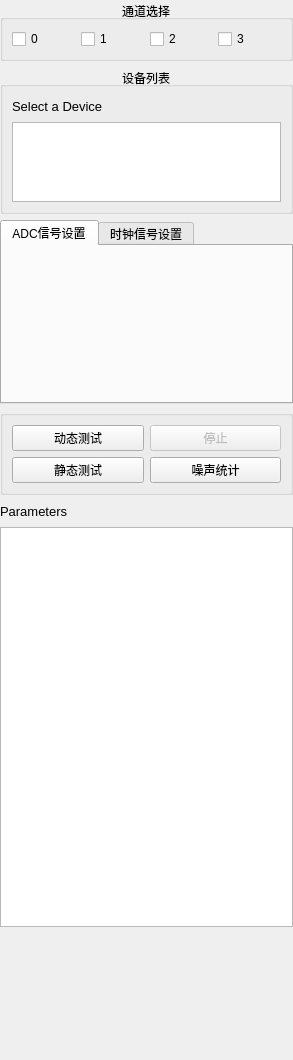
<?xml version="1.0" encoding="UTF-8"?>
<ui version="4.0">
 <class>ControlPanelClass</class>
 <widget class="QWidget" name="ControlPanelClass">
  <property name="geometry">
   <rect>
    <x>0</x>
    <y>0</y>
    <width>293</width>
    <height>1060</height>
   </rect>
  </property>
  <property name="windowTitle">
   <string>Control Panel</string>
  </property>
  <layout class="QVBoxLayout" name="verticalLayout_3">
   <property name="margin">
    <number>0</number>
   </property>
   <item>
    <widget class="QGroupBox" name="groupBoxChSel">
     <property name="title">
      <string>通道选择</string>
     </property>
     <property name="alignment">
      <set>Qt::AlignCenter</set>
     </property>
     <layout class="QHBoxLayout" name="horizontalLayout_3">
      <item>
       <widget class="QCheckBox" name="checkBoxCh0">
        <property name="text">
         <string>0</string>
        </property>
        <attribute name="buttonGroup">
         <string>buttonGroup</string>
        </attribute>
       </widget>
      </item>
      <item>
       <widget class="QCheckBox" name="checkBoxCh1">
        <property name="text">
         <string>1</string>
        </property>
        <attribute name="buttonGroup">
         <string>buttonGroup</string>
        </attribute>
       </widget>
      </item>
      <item>
       <widget class="QCheckBox" name="checkBoxCh2">
        <property name="text">
         <string>2</string>
        </property>
        <attribute name="buttonGroup">
         <string>buttonGroup</string>
        </attribute>
       </widget>
      </item>
      <item>
       <widget class="QCheckBox" name="checkBoxCh3">
        <property name="text">
         <string>3</string>
        </property>
        <attribute name="buttonGroup">
         <string>buttonGroup</string>
        </attribute>
       </widget>
      </item>
     </layout>
    </widget>
   </item>
   <item>
    <widget class="QGroupBox" name="groupBox_DeviceList">
     <property name="title">
      <string>设备列表</string>
     </property>
     <property name="alignment">
      <set>Qt::AlignCenter</set>
     </property>
     <layout class="QVBoxLayout" name="verticalLayout">
      <item>
       <layout class="QHBoxLayout" name="horizontalLayout">
        <item>
         <widget class="QLabel" name="labl">
          <property name="font">
           <font>
            <family>Arial</family>
            <pointsize>10</pointsize>
           </font>
          </property>
          <property name="text">
           <string>Select a Device</string>
          </property>
         </widget>
        </item>
        <item>
         <spacer name="horizontalSpacer">
          <property name="orientation">
           <enum>Qt::Horizontal</enum>
          </property>
          <property name="sizeHint" stdset="0">
           <size>
            <width>40</width>
            <height>20</height>
           </size>
          </property>
         </spacer>
        </item>
       </layout>
      </item>
      <item>
       <widget class="QTreeView" name="devicesView">
        <property name="sizePolicy">
         <sizepolicy hsizetype="Expanding" vsizetype="Expanding">
          <horstretch>0</horstretch>
          <verstretch>0</verstretch>
         </sizepolicy>
        </property>
        <property name="maximumSize">
         <size>
          <width>16777215</width>
          <height>80</height>
         </size>
        </property>
        <property name="font">
         <font>
          <family>Arial</family>
          <pointsize>8</pointsize>
         </font>
        </property>
       </widget>
      </item>
     </layout>
    </widget>
   </item>
   <item>
    <widget class="QTabWidget" name="tabWidget">
     <property name="maximumSize">
      <size>
       <width>16777215</width>
       <height>250</height>
      </size>
     </property>
     <property name="tabPosition">
      <enum>QTabWidget::North</enum>
     </property>
     <property name="tabShape">
      <enum>QTabWidget::Rounded</enum>
     </property>
     <property name="currentIndex">
      <number>0</number>
     </property>
     <widget class="QWidget" name="tab_2">
      <attribute name="title">
       <string>ADC信号设置</string>
      </attribute>
      <layout class="QVBoxLayout" name="verticalLayout_4">
       <item>
        <widget class="AdcSettingsWidget" name="adcSettingsWidget" native="true">
         <layout class="QGridLayout" name="gridLayout_2">
          <property name="margin">
           <number>0</number>
          </property>
          <property name="spacing">
           <number>0</number>
          </property>
         </layout>
        </widget>
       </item>
       <item>
        <spacer name="verticalSpacer_2">
         <property name="orientation">
          <enum>Qt::Vertical</enum>
         </property>
         <property name="sizeHint" stdset="0">
          <size>
           <width>20</width>
           <height>40</height>
          </size>
         </property>
        </spacer>
       </item>
      </layout>
     </widget>
     <widget class="QWidget" name="tab">
      <attribute name="title">
       <string>时钟信号设置</string>
      </attribute>
      <layout class="QVBoxLayout" name="verticalLayout_5">
       <item>
        <widget class="SignalSettingsWidget" name="signalSettingsWidget" native="true">
         <layout class="QGridLayout" name="gridLayout_3">
          <property name="margin">
           <number>0</number>
          </property>
          <property name="spacing">
           <number>0</number>
          </property>
         </layout>
        </widget>
       </item>
       <item>
        <spacer name="verticalSpacer_3">
         <property name="orientation">
          <enum>Qt::Vertical</enum>
         </property>
         <property name="sizeHint" stdset="0">
          <size>
           <width>20</width>
           <height>136</height>
          </size>
         </property>
        </spacer>
       </item>
      </layout>
     </widget>
    </widget>
   </item>
   <item>
    <widget class="QGroupBox" name="groupBox_3">
     <property name="title">
      <string/>
     </property>
     <property name="alignment">
      <set>Qt::AlignCenter</set>
     </property>
     <layout class="QVBoxLayout" name="verticalLayout_2">
      <item>
       <widget class="QWidget" name="dynamicTestButtons" native="true">
        <layout class="QHBoxLayout" name="horizontalLayout_2">
         <property name="margin">
          <number>0</number>
         </property>
         <item>
          <widget class="QPushButton" name="pushButtonStartDynamicTest">
           <property name="sizePolicy">
            <sizepolicy hsizetype="Preferred" vsizetype="Fixed">
             <horstretch>0</horstretch>
             <verstretch>0</verstretch>
            </sizepolicy>
           </property>
           <property name="text">
            <string>动态测试</string>
           </property>
          </widget>
         </item>
         <item>
          <widget class="QPushButton" name="pushButtonStopDynamicTest">
           <property name="enabled">
            <bool>false</bool>
           </property>
           <property name="text">
            <string>停止</string>
           </property>
          </widget>
         </item>
        </layout>
       </widget>
      </item>
      <item>
       <widget class="QWidget" name="staticTestButtons" native="true">
        <layout class="QHBoxLayout" name="horizontalLayout_4">
         <property name="margin">
          <number>0</number>
         </property>
         <item>
          <widget class="QPushButton" name="pushButtonStartStaticTest">
           <property name="text">
            <string>静态测试</string>
           </property>
          </widget>
         </item>
         <item>
          <widget class="QPushButton" name="pushButtonStatisticTest">
           <property name="enabled">
            <bool>true</bool>
           </property>
           <property name="text">
            <string>噪声统计</string>
           </property>
          </widget>
         </item>
        </layout>
       </widget>
      </item>
     </layout>
    </widget>
   </item>
   <item>
    <layout class="QHBoxLayout" name="horizontalLayout_5">
     <item>
      <widget class="QLabel" name="labl_2">
       <property name="font">
        <font>
         <family>Arial</family>
         <pointsize>10</pointsize>
        </font>
       </property>
       <property name="text">
        <string>Parameters</string>
       </property>
      </widget>
     </item>
     <item>
      <spacer name="horizontalSpacer_2">
       <property name="orientation">
        <enum>Qt::Horizontal</enum>
       </property>
       <property name="sizeHint" stdset="0">
        <size>
         <width>40</width>
         <height>20</height>
        </size>
       </property>
      </spacer>
     </item>
    </layout>
   </item>
   <item>
    <widget class="QTreeView" name="treeViewTdReport">
     <property name="enabled">
      <bool>true</bool>
     </property>
     <property name="minimumSize">
      <size>
       <width>0</width>
       <height>400</height>
      </size>
     </property>
     <property name="maximumSize">
      <size>
       <width>16777215</width>
       <height>600</height>
      </size>
     </property>
     <property name="font">
      <font>
       <family>Arial</family>
       <pointsize>8</pointsize>
      </font>
     </property>
    </widget>
   </item>
   <item>
    <spacer name="verticalSpacer">
     <property name="orientation">
      <enum>Qt::Vertical</enum>
     </property>
     <property name="sizeHint" stdset="0">
      <size>
       <width>20</width>
       <height>40</height>
      </size>
     </property>
    </spacer>
   </item>
  </layout>
 </widget>
 <customwidgets>
  <customwidget>
   <class>AdcSettingsWidget</class>
   <extends>QWidget</extends>
   <header>adcsettingswidget.h</header>
   <container>1</container>
  </customwidget>
  <customwidget>
   <class>SignalSettingsWidget</class>
   <extends>QWidget</extends>
   <header>signalsettingswidget.h</header>
   <container>1</container>
  </customwidget>
 </customwidgets>
 <resources/>
 <connections/>
 <buttongroups>
  <buttongroup name="buttonGroup"/>
 </buttongroups>
</ui>
